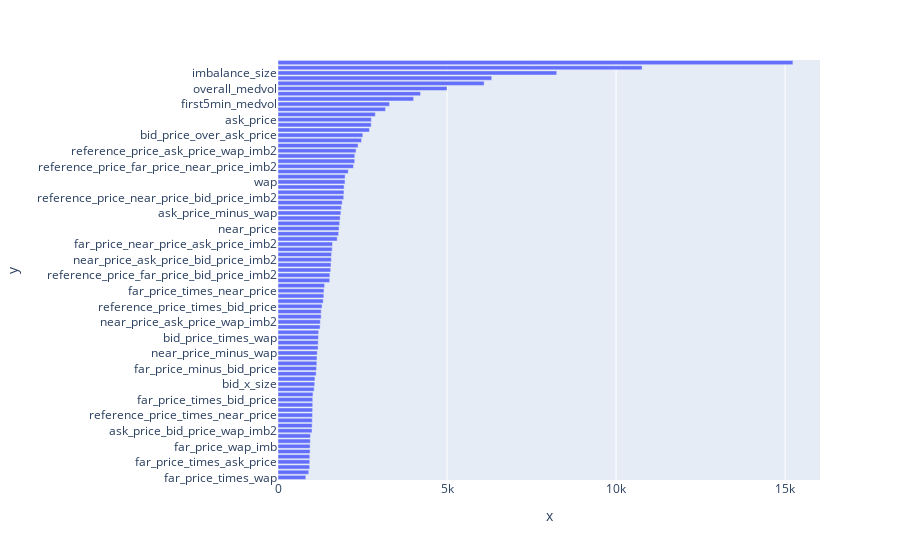

Notebook code for this chart:
### Code cell
feat_imp = pd.Series(m.feature_importances_, index=X.columns).sort_values()
print('Columns with poor contribution', feat_imp[feat_imp<100].index)
fig = px.bar(x=feat_imp, y=feat_imp.index, orientation='h')
fig.show()

### Figure 1 — Plotly figure (JSON) as saved in the notebook; plotly's stock layout.template omitted (floating-point values rounded to 4 significant figures)
{"data": [{"alignmentgroup": "True", "hovertemplate": "x=%{x}<br>y=%{y}<extra></extra>", "legendgroup": "", "marker": {"color": "#636efa", "pattern": {"shape": ""}}, "name": "", "offsetgroup": "", "orientation": "h", "showlegend": false, "textposition": "auto", "type": "bar", "x": [823, 910, 938, 939, 940, 948, 950, 955, 960, 1006, 1009, 1013, 1020, 1024, 1026, 1028, 1034, 1069, 1086, 1092, 1128, 1138, 1149, 1154, 1161, 1186, 1190, 1196, 1203, 1246, 1251, 1277, 1278, 1304, 1337, 1355, 1361, 1377, 1529, 1534, 1559, 1568, 1578, 1584, 1604, 1612, 1752, 1794, 1804, 1824, 1838, 1860, 1874, 1899, 1944, 1951, 1956, 1983, 1985, 2078, 2234, 2270, 2271, 2309, 2369, 2471, 2509, 2705, 2757, 2762, 2878, 3180, 3299, 4011, 4216, 4999, 6097, 6322, 8245, 10770, 15231], "xaxis": "x", "y": ["far_price_times_wap", "reference_price_far_price_wap_imb2", "reference_price_near_price_wap_imb2", "far_price_times_ask_price", "ask_price_wap_imb", "far_price_bid_price_wap_imb2", "far_price_wap_imb", "bid_price_wap_imb", "near_price_wap_imb", "ask_price_bid_price_wap_imb2", "reference_price_times_far_price", "reference_price_times_wap", "reference_price_times_near_price", "far_price_ask_price_wap_imb2", "reference_price_ask_price_imb", "far_price_times_bid_price", "near_price_times_bid_price", "near_price_ask_price_imb", "bid_x_size", "reference_price_minus_far_price", "near_price_bid_price_imb", "far_price_minus_bid_price", "ask_x_size", "near_price_times_ask_price", "near_price_minus_wap", "near_price_bid_price_wap_imb2", "far_price_minus_ask_price", "bid_price_times_wap", "reference_price_bid_price_imb", "far_price_ask_price_bid_price_imb2", "near_price_ask_price_wap_imb2", "reference_price_wap_imb", "ask_price_times_bid_price", "reference_price_times_bid_price", "reference_price_times_ask_price", "ask_price_times_wap", "far_price_times_near_price", "far_price_near_price_wap_imb2", "pca_prices", "reference_price_far_price_bid_price_imb2", "near_price_minus_bid_price", "ask_price_minus_bid_price", "near_price_ask_price_bid_price_imb2", "near_price_minus_ask_price", "reference_price_far_price_ask_price_imb2", "far_price_near_price_ask_price_imb2", "bid_price_minus_wap", "reference_price_near_price_ask_price_imb2", "near_price", "far_price", "reference_price_minus_wap", "ask_price_minus_wap", "reference_price_minus_ask_price", "imb_s1", "reference_price_near_price_bid_price_imb2", "reference_price_bid_price_wap_imb2", "far_price_near_price_bid_price_imb2", "wap", "ask_minus_bid", "reference_price_minus_bid_price", "reference_price_far_price_near_price_imb2", "far_price_minus_near_price", "reference_price", "reference_price_ask_price_wap_imb2", "imbalance_buy_sell_flag", "ask_size", "bid_price_over_ask_price", "bid_plus_ask_sizes", "bid_price", "ask_price", "reference_price_ask_price_bid_price_imb2", "bid_size", "first5min_medvol", "imb_s2", "last5min_medvol", "overall_medvol", "imbalance_ratio", "stock_id", "imbalance_size", "matched_size", "seconds_in_bucket"], "yaxis": "y"}], "layout": {"barmode": "relative", "legend": {"tracegroupgap": 0}, "margin": {"t": 60}, "xaxis": {"anchor": "y", "domain": [0, 1], "title": {"text": "x"}}, "yaxis": {"anchor": "x", "domain": [0, 1], "title": {"text": "y"}}}}
